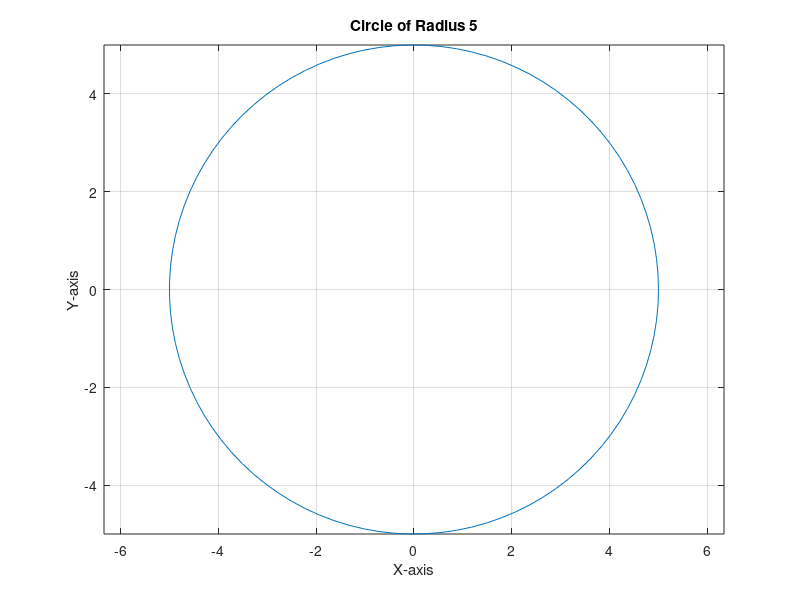

Write MATLAB code to recreate this figure.
clc, clearvars, close all

% Prompt the user for the radius
r = input('Enter the radius of the circle: ');

% Generate theta values
theta = linspace(0, 2*pi, 100);

% Calculate the x and y coordinates of the points on the circle
x = r * cos(theta);
y = r * sin(theta);

% Plot the circle
plot(x, y);
axis equal; % Make the aspect ratio equal to get a perfect circle
title(['Circle of Radius ', num2str(r)]);
xlabel('X-axis');
ylabel('Y-axis');
grid on;
